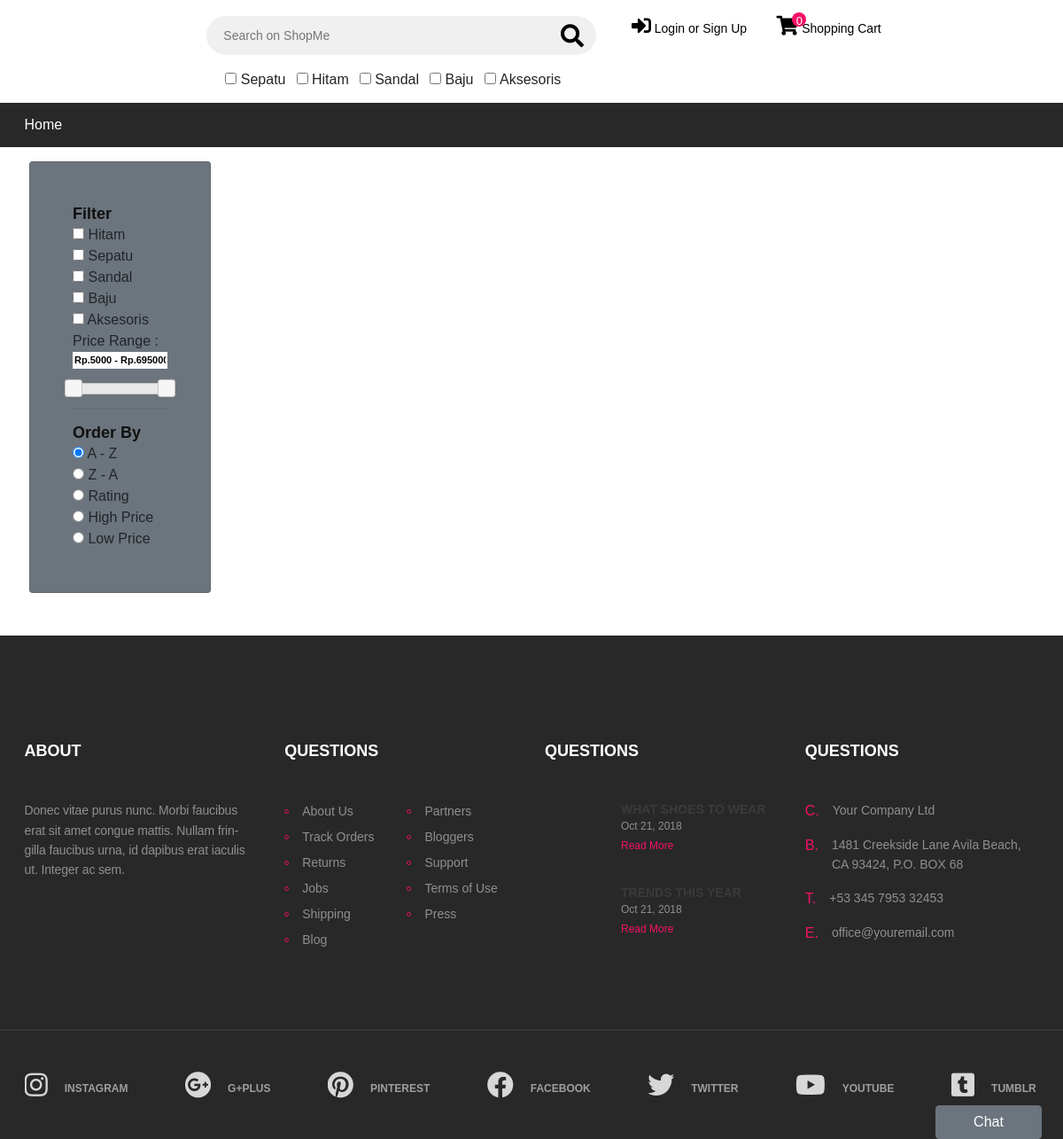
Screenshot of /search.php with the database file from the repository.
### tables this page shows
CREATE TABLE `tag` (
  `Tag_ID` int(11) NOT NULL,
  `Tag_Name` varchar(255) NOT NULL
);

### search.php (the view, shortened to what this page needs)
<?php include "conn.php";include "library/lib.php";?>
<?php include "header.php"?>
<div class="row">
    <div class="col-lg-2 col-md-2 col-sm-6 mt-3 ml-5 mb-5 p-5 bg-secondary card">
        <h5>Filter</h5>
        <?php
            $q = "SELECT * FROM tag";
            foreach($conn->query($q) as $row){?>
            <div>
                <input type="checkbox" class="tag" class="form-check-input" value="<?= $row['Tag_ID']?>"> <?= $row['Tag_Name']?>
            </div>
        <?php }?>
        Price Range :
        <p>
            <input type="text" id="amount" readonly style="border:0; color:black; font-weight:bold; width:100%; font-size:11px;" >
        </p>
        <div id="slider-range"></div>
        <hr>
        <h5>Order By</h5>
        <div><input type="radio" name="order" value="i.Item_Name" checked> A - Z</div>
        <div><input type="radio" name="order" value="i.Item_Name+DESC"> Z - A</div>
        <div><input type="radio" name="order" value="i.Item_Rating+DESC"> Rating</div>
        <div><input type="radio" name="order" value="i.Item_Price+DESC"> High Price</div>
        <div><input type="radio" name="order" value="i.Item_Price"> Low Price</div>
    </div>
    <div class="col-lg-8 col-md-8 col-sm-12">
    </div>
</div>
<?php include "footer.php"?>

### header.php (shortened to what this page needs)
<header class="header-section">
	<div class="header-top">
		<div class="container">
			<div class="row">
				<div class="col-lg-2 text-center text-lg-left">
				</div>
				<div class="col-xl-5 col-lg-5">
					<div class="header-search-form">
						<input type="text" placeholder="Search on ShopMe" id="search">
						<button onclick="search()"><i class="fa fa-search" aria-hidden="true"></i></button>
					</div>
					<div class="row container mt-3 ml-3">
					<?php
						foreach($conn->query("SELECT * FROM tag t INNER JOIN item_tag it on it.Tag_ID = t.Tag_ID INNER JOIN item i on i.Item_ID = it.Item_ID LEFT JOIN view v on v.Item_ID = i.Item_ID GROUP BY t.Tag_ID ORDER BY count(t.Tag_ID) DESC LIMIT 5") as $tag){
					?>
						<div class="form-check-inline">
							<label class="form-check-label">
								<input type="checkbox" class="tag" class="form-check-input" value="<?= $tag['Tag_ID']?>">&nbsp;<?= $tag['Tag_Name']?>
							</label>
						</div>
					<?php } ?>
					</div>
				</div>
				<div class="col-xl-5 col-lg-5">
					<div class="user-panel">
						<div class="up-item tag">
							<i class="fas fa-sign-in-alt"></i>
							<?php if(isset($_SESSION['active'])){ ?>
								<a href="account.php">Welcome, <?= $_SESSION['active']['Account_Name']?></a>
							<?php }else{ ?>
								<a data-toggle="modal" data-target="#loginModal">Login or Sign Up</a>
							<?php } ?>
						</div>
						<div class="up-item tag">
							<div class="shopping-card">
								<i class="fa fa-shopping-cart" aria-hidden="true"></i>
								<span><?= isset($_SESSION['Item'])?count($_SESSION['Item']):0 ?></span>
							</div>
							<?php if(isset($_SESSION['active'])){ ?>
								<a href="shoppingcart.php">Cart</a>
							<?php }else{ ?>
								<a data-toggle="modal" data-target="#loginModal">Shopping Cart</a>
							<?php } ?>
						</div>
					</div>
				</div>
			</div>
		</div>
	</div>
	<nav class="main-navbar">
		<div class="container">
			<ul class="main-menu">
				<li><a href="home.php">Home</a></li>
			</ul>
		</div>
	</nav>
</header>

### library/css/style.css (style rules this page uses)
h1, h2, h3, h4, h5, h6 { margin: 0; color: #111111; font-weight: 600; }
h5 { font-size: 18px; }
p { font-size: 14px; color: #585858; line-height: 1.6; }
ul, ol { padding: 0; margin: 0; }
.header-top { padding: 18px 0 14px; }
.header-search-form { width: 100%; position: relative; padding: 0 10px; }
.header-search-form input { width: 100%; height: 44px; font-size: 14px; border-radius: 50px; border: none; padding: 0 19px; background: #f0f0f0; }
.header-search-form button { position: absolute; height: 100%; right: 18px; top: 0; font-size: 26px; color: #000; border: none; cursor: pointer; background-color: transparent; }
.user-panel .up-item { display: inline-block; font-size: 14px; }
.user-panel .up-item i { font-size: 22px; }
.user-panel .up-item a { font-size: 14px; color: #000; }
.user-panel .up-item:first-child { margin-right: 29px; }
.shopping-card { display: inline-block; position: relative; }
.shopping-card span { position: absolute; top: -4px; left: 100%; height: 16px; min-width: 16px; color: #fff; font-size: 13px; background: #f51167; text-align: center; border-radius: 30px; padding: 0 2px; margin-left: -7px; }
.main-navbar { background: #282828; }
.main-menu { list-style: none; }
.main-menu li { display: inline-block; position: relative; }
.main-menu li a { display: inline-block; font-size: 16px; color: #ffffff; margin-right: 50px; line-height: 1; padding: 17px 0; position: relative; }
@media (min-width: 1200px) { .container { max-width: 1175px; } }

### header.php (style rules this page uses)
.tag { color:black; margin:0; padding:0; }

### rows the page displays
tag: Tag_Name "Sepatu"
tag: Tag_Name "Hitam"
tag: Tag_Name "Sandal"
tag: Tag_Name "Baju"
tag: Tag_Name "Aksesoris"
